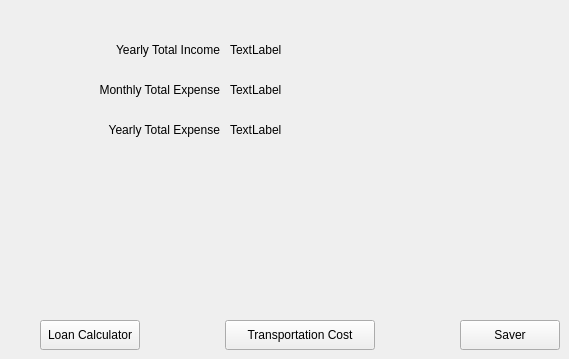
    <widget class="QWidget" name="displayPage">
     <widget class="QLabel" name="totalIncomeLabel">
      <property name="geometry">
       <rect>
        <x>40</x>
        <y>40</y>
        <width>180</width>
        <height>20</height>
       </rect>
      </property>
      <property name="text">
       <string>Yearly Total Income</string>
      </property>
      <property name="alignment">
       <set>Qt::AlignRight|Qt::AlignTrailing|Qt::AlignVCenter</set>
      </property>
     </widget>
     <widget class="QLabel" name="monthlyExpenseLabel">
      <property name="geometry">
       <rect>
        <x>40</x>
        <y>80</y>
        <width>180</width>
        <height>20</height>
       </rect>
      </property>
      <property name="text">
       <string>Monthly Total Expense</string>
      </property>
      <property name="alignment">
       <set>Qt::AlignRight|Qt::AlignTrailing|Qt::AlignVCenter</set>
      </property>
     </widget>
     <widget class="QLabel" name="yearlyExpenseLabel">
      <property name="geometry">
       <rect>
        <x>40</x>
        <y>120</y>
        <width>180</width>
        <height>20</height>
       </rect>
      </property>
      <property name="text">
       <string>Yearly Total Expense</string>
      </property>
      <property name="alignment">
       <set>Qt::AlignRight|Qt::AlignTrailing|Qt::AlignVCenter</set>
      </property>
     </widget>
     <widget class="QLabel" name="totalIncomeValue">
      <property name="geometry">
       <rect>
        <x>230</x>
        <y>40</y>
        <width>100</width>
        <height>20</height>
       </rect>
      </property>
      <property name="text">
       <string>TextLabel</string>
      </property>
     </widget>
     <widget class="QLabel" name="yearlyExpenseValue">
      <property name="geometry">
       <rect>
        <x>230</x>
        <y>120</y>
        <width>100</width>
        <height>20</height>
       </rect>
      </property>
      <property name="text">
       <string>TextLabel</string>
      </property>
     </widget>
     <widget class="QLabel" name="monthlyExpenseValue">
      <property name="geometry">
       <rect>
        <x>230</x>
        <y>80</y>
        <width>100</width>
        <height>20</height>
       </rect>
      </property>
      <property name="text">
       <string>TextLabel</string>
      </property>
     </widget>
     <widget class="QPushButton" name="loanCalculatorButton">
      <property name="geometry">
       <rect>
        <x>40</x>
        <y>320</y>
        <width>100</width>
        <height>30</height>
       </rect>
      </property>
      <property name="text">
       <string>Loan Calculator</string>
      </property>
     </widget>
     <widget class="QPushButton" name="transportationCostButton">
      <property name="geometry">
       <rect>
        <x>225</x>
        <y>320</y>
        <width>150</width>
        <height>30</height>
       </rect>
      </property>
      <property name="text">
       <string>Transportation Cost</string>
      </property>
     </widget>
     <widget class="QPushButton" name="saverButton">
      <property name="geometry">
       <rect>
        <x>460</x>
        <y>320</y>
        <width>100</width>
        <height>30</height>
       </rect>
      </property>
      <property name="text">
       <string>Saver</string>
      </property>
     </widget>
    </widget>
